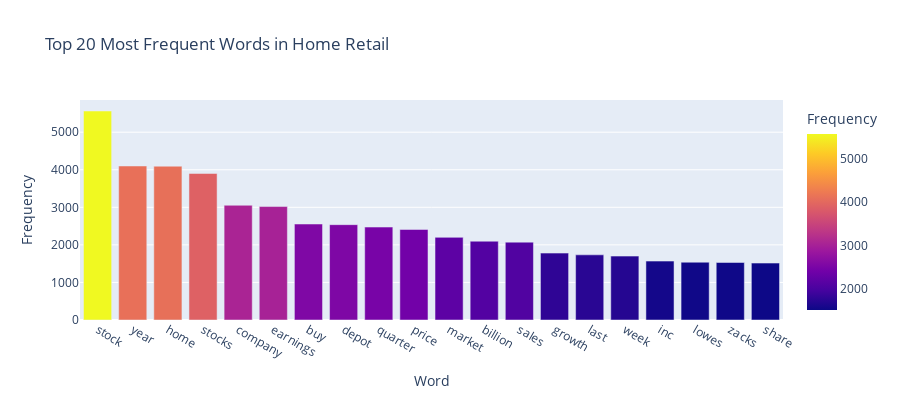

Write notebook code for a chart like this one.
### Code cell
# Filter the data for 'FinanceAnalysis'
finance_analysis_data = df[df['predicted_topic'] == 'HomeRetail']

# Get all words in 'FinanceAnalysis' articles
finance_analysis_words = [word for tokens in finance_analysis_data['tokens'] for word in tokens if word not in stop_words]

# Get the frequency of each word
finance_analysis_word_freq = Counter(finance_analysis_words)

# Create a DataFrame from the counter
finance_analysis_word_freq_df = pd.DataFrame(finance_analysis_word_freq.items(), columns=['word', 'frequency'])

# Sort the DataFrame by frequency
finance_analysis_word_freq_df = finance_analysis_word_freq_df.sort_values('frequency', ascending=False)

# Create the bar plot for the top 20 words
fig = px.bar(finance_analysis_word_freq_df.head(20), x='word', y='frequency', title='Top 20 Most Frequent Words in Home Retail',
             labels={'word':'Word', 'frequency':'Frequency'}, color='frequency', height=400)
fig.show()

### Figure 1 — Plotly figure (JSON) as saved in the notebook; plotly's stock layout.template omitted (floating-point values rounded to 4 significant figures)
{"data": [{"alignmentgroup": "True", "hovertemplate": "Word=%{x}<br>Frequency=%{marker.color}<extra></extra>", "legendgroup": "", "marker": {"color": [5564, 4100, 4095, 3901, 3054, 3020, 2555, 2538, 2474, 2410, 2200, 2098, 2073, 1781, 1735, 1701, 1568, 1539, 1531, 1515], "coloraxis": "coloraxis", "pattern": {"shape": ""}}, "name": "", "offsetgroup": "", "orientation": "v", "showlegend": false, "textposition": "auto", "type": "bar", "x": ["stock", "year", "home", "stocks", "company", "earnings", "buy", "depot", "quarter", "price", "market", "billion", "sales", "growth", "last", "week", "inc", "lowes", "zacks", "share"], "xaxis": "x", "y": [5564, 4100, 4095, 3901, 3054, 3020, 2555, 2538, 2474, 2410, 2200, 2098, 2073, 1781, 1735, 1701, 1568, 1539, 1531, 1515], "yaxis": "y"}], "layout": {"barmode": "relative", "coloraxis": {"colorbar": {"title": {"text": "Frequency"}}, "colorscale": [[0, "#0d0887"], [0.1111, "#46039f"], [0.2222, "#7201a8"], [0.3333, "#9c179e"], [0.4444, "#bd3786"], [0.5556, "#d8576b"], [0.6667, "#ed7953"], [0.7778, "#fb9f3a"], [0.8889, "#fdca26"], [1, "#f0f921"]]}, "height": 400, "legend": {"tracegroupgap": 0}, "title": {"text": "Top 20 Most Frequent Words in Home Retail"}, "xaxis": {"anchor": "y", "domain": [0, 1], "title": {"text": "Word"}}, "yaxis": {"anchor": "x", "domain": [0, 1], "title": {"text": "Frequency"}}}}
